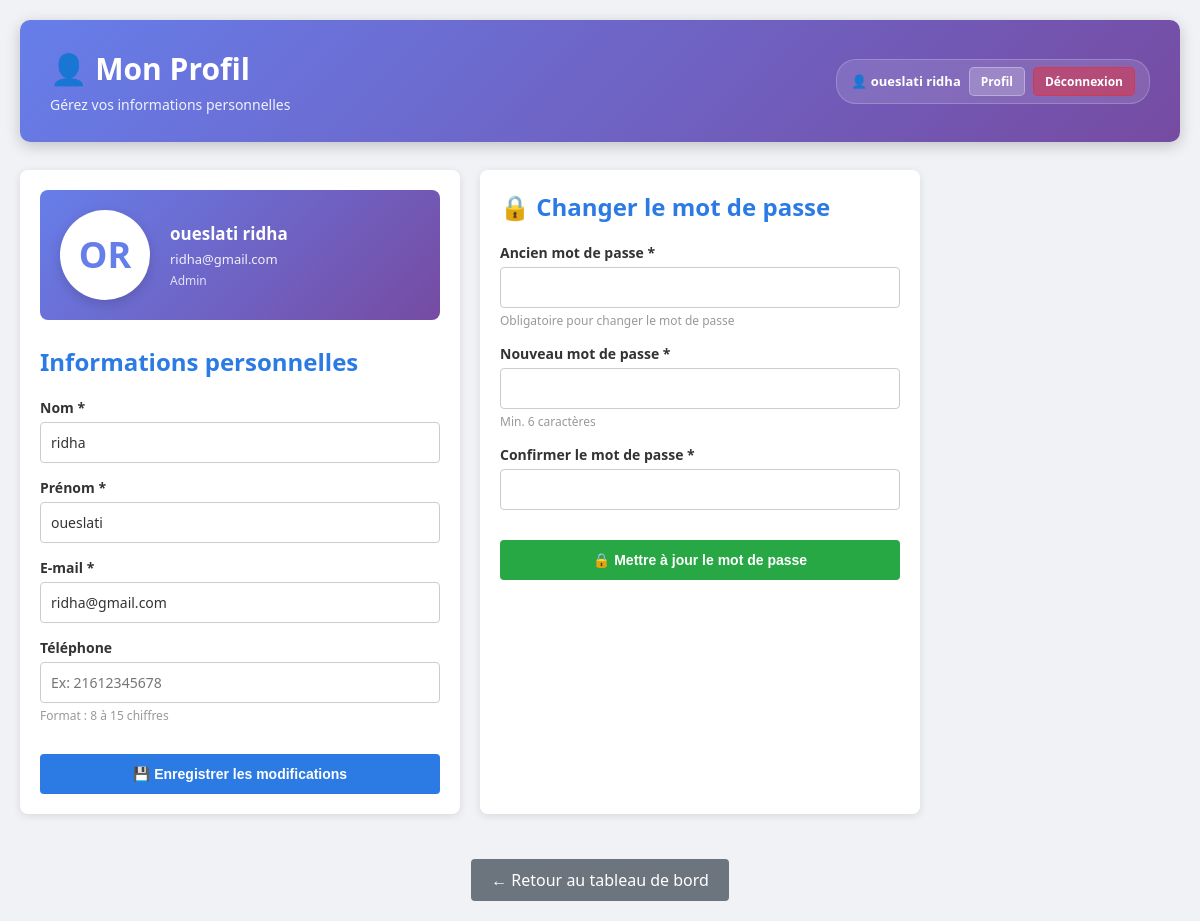
The app's page /profil.php (signed in) with its own data.
### tables this page shows
CREATE TABLE `utilisateur` (
  `idUtilisateur` int(11) NOT NULL,
  `nom` varchar(100) NOT NULL,
  `prenom` varchar(100) NOT NULL,
  `email` varchar(150) NOT NULL,
  `mot_de_passe` varchar(255) NOT NULL,
  `role` enum('citoyen','agent','admin') NOT NULL,
  `telephone` varchar(20) NOT NULL,
  `photo` varchar(255) NOT NULL,
  `idCateg` int(11) DEFAULT NULL,
  `statut` varchar(20) NOT NULL DEFAULT 'actif'
);

### database.php (called while the page is built)
<?php
function getConnexion() {
    $host = 'localhost';
    $db   = 'ma_base';
    $user = 'root';
    $pass = '';
    $port = 3307;
    try {
        $pdo = new PDO(
            "mysql:host=$host;port=$port;dbname=$db;charset=utf8mb4",
            $user,
            $pass,
            [
                PDO::ATTR_ERRMODE            => PDO::ERRMODE_EXCEPTION,
                PDO::ATTR_DEFAULT_FETCH_MODE => PDO::FETCH_ASSOC,
            ]
        );
        return $pdo;
    } catch (PDOException $e) {
        die("Erreur de connexion : " . $e->getMessage());
    }
}

### auth.php (called while the page is built, shortened)
<?php
require_once __DIR__ . '/../Config/database.php';
class Auth {
    public static function estConnecte(): bool {
        return !empty($_SESSION['connecte']) && $_SESSION['connecte'] === true;
    }
    public static function getUtilisateur(): ?array {
        return [
            'idUtilisateur' => $_SESSION['idUtilisateur'],
            'nom'           => $_SESSION['nom'],
            'prenom'        => $_SESSION['prenom'],
            'email'         => $_SESSION['email'],
            'role'          => $_SESSION['role'],
        ];
    }
}

### profil.php (the view, shortened to what this page needs)
<?php
require_once 'Config/database.php';
require_once 'Auth/auth.php';
$user = Auth::getUtilisateur();
$pdo = getConnexion();
$user_id = $user['idUtilisateur'];
$stmt = $pdo->prepare("SELECT nom, prenom, email, telephone, mot_de_passe FROM utilisateur WHERE idUtilisateur = ?");
$stmt->execute([$user_id]);
$userData = $stmt->fetch(PDO::FETCH_ASSOC);
$firstNameInitial = strtoupper(mb_substr($userData['prenom'] ?? '', 0, 1));
$lastNameInitial  = strtoupper(mb_substr($userData['nom']    ?? '', 0, 1));
$initials         = $firstNameInitial . $lastNameInitial;
$headerConfig = [
    'title'       => 'Mon Profil',
    'subtitle'    => 'Gérez vos informations personnelles',
    'icon'        => '👤',
    'role'        => ucfirst($user['role']),
    'profileLink' => './profil.php',
    'bgGradient'  => 'linear-gradient(135deg, #667eea 0%, #764ba2 100%)'
];
require_once 'includes/dashboard_header.php';
?>
<div style="display:grid;grid-template-columns:1fr 1fr;gap:20px;max-width:900px">
    <div class="card">
        <div class="avatar-section">
            <div class="avatar-circle">
                <span class="avatar-initials"><?= htmlspecialchars($initials) ?></span>
            </div>
            <div class="user-info-badge">
                <p class="user-full-name"><?= htmlspecialchars($userData['prenom'] . ' ' . $userData['nom']) ?></p>
                <p class="user-email"><?= htmlspecialchars($userData['email']) ?></p>
                <p style="margin:4px 0 0;font-size:12px;opacity:.8;">
                    <?= ucfirst($user['role']) ?>
                </p>
            </div>
        </div>
        <h2 style="color:#2c7be5;margin-bottom:20px;margin-top:25px">Informations personnelles</h2>
        <form method="POST">
            <div class="form-group">
                <label for="nom">Nom *</label>
                <input type="text" id="nom" name="nom" required
                       value="<?= htmlspecialchars($userData['nom']) ?>">
            </div>
            <div class="form-group">
                <label for="prenom">Prénom *</label>
                <input type="text" id="prenom" name="prenom" required
                       value="<?= htmlspecialchars($userData['prenom']) ?>">
            </div>
            <div class="form-group">
                <label for="email">E-mail *</label>
                <input type="email" id="email" name="email" required
                       value="<?= htmlspecialchars($userData['email']) ?>">
            </div>
            <div class="form-group">
                <label for="telephone">Téléphone</label>
                <input type="text" id="telephone" name="telephone" maxlength="15"
                       value="<?= htmlspecialchars($userData['telephone'] ?? '') ?>"
                       placeholder="Ex: 21612345678">
                <small style="color:#999;">Format : 8 à 15 chiffres</small>
            </div>
            <button type="submit" class="btn-submit">💾 Enregistrer les modifications</button>
        </form>
    </div>
    <div class="card">
        <h2 style="color:#2c7be5;margin-bottom:20px">🔒 Changer le mot de passe</h2>
        <form method="POST">
            <div class="form-group">
                <label for="mot_de_passe_actuel">Ancien mot de passe *</label>
                <input type="password" id="mot_de_passe_actuel" name="mot_de_passe_actuel">
                <small style="color:#999;">Obligatoire pour changer le mot de passe</small>
            </div>
            <div class="form-group">
                <label for="nouveau_mot_de_passe">Nouveau mot de passe *</label>
                <input type="password" id="nouveau_mot_de_passe" name="nouveau_mot_de_passe">
                <small style="color:#999;">Min. 6 caractères</small>
            </div>
            <div class="form-group">
                <label for="confirm_mot_de_passe">Confirmer le mot de passe *</label>
                <input type="password" id="confirm_mot_de_passe" name="confirm_mot_de_passe">
            </div>
            <button type="submit" class="btn-submit" style="background:#28a745">
                🔒 Mettre à jour le mot de passe
            </button>
        </form>
    </div>
</div>
<div style="margin-top:25px;text-align:center">
    <a href="./dashboard.php" class="btn-back">← Retour au tableau de bord</a>
</div>
<?php require_once 'includes/footer.php'; ?>

### dashboard_header.php (shortened to what this page needs)
<?php
require_once __DIR__ . '/../Auth/auth.php';
$currentUser = Auth::getUtilisateur();
$defaults = [
    'title'       => 'Tableau de bord',
    'subtitle'    => 'Bienvenue',
    'icon'        => '📊',
    'bgGradient'  => 'linear-gradient(135deg, #667eea 0%, #764ba2 100%)',
    'profileLink' => './profil.php'
];
$config = array_merge($defaults, $headerConfig ?? []);
?>
<!DOCTYPE html>
<html lang="fr">
<head>
</head>
<body>
<div class="page-wrapper">
    <div class="dashboard-header" style="background:<?= $config['bgGradient'] ?>">
        <div class="header-content">
            <div class="header-title">
                <h1><?= $config['icon'] ?> <?= htmlspecialchars($config['title']) ?></h1>
                <p class="header-subtitle"><?= htmlspecialchars($config['subtitle']) ?></p>
            </div>
            <div class="header-actions">
                <?php if ($currentUser): ?>
                <div class="user-actions">
                    <span class="user-name">
                        👤 <?= htmlspecialchars($currentUser['prenom'] . ' ' . $currentUser['nom']) ?>
                    </span>
                    <a href="<?= htmlspecialchars($config['profileLink']) ?>"
                       class="action-btn profile-btn" title="Mon profil">
                        Profil
                    </a>
                    <a href="./logout.php"
                       class="action-btn logout-btn" title="Se déconnecter">
                        Déconnexion
                    </a>
                </div>
                <?php endif; ?>
            </div>
        </div>
    </div>

### dashboard_header.php (style rules this page uses)
* { margin:0; padding:0; box-sizing:border-box; }
body { font-family: 'Segoe UI', Arial, sans-serif; background: #f0f2f5; min-height: 100vh; }
.page-wrapper { max-width: 1400px; margin: 0 auto; padding: 20px; }
.dashboard-header { color: white; padding: 28px 30px; border-radius: 10px; margin-bottom: 28px; box-shadow: 0 4px 15px rgba(0,0,0,0.2); }
.header-content { display: flex; justify-content: space-between; align-items: center; flex-wrap: wrap; gap: 18px; }
.header-title h1 { margin:0 0 6px 0;font-size:30px;color:white; }
.header-subtitle { margin:0;font-size:14px;color:rgba(255,255,255,.9); }
.header-actions { display:flex;gap:12px;align-items:center;flex-wrap:wrap; }
.user-actions { display: flex; gap: 8px; align-items: center; background: rgba(255,255,255,.12); padding: 7px 14px; border-radius: 20px; border: 1px solid rgba(255,255,255,.2); }
.user-name { font-size:13px;font-weight:600;white-space:nowrap; }
.action-btn { padding: 5px 11px; border-radius: 5px; font-size: 12px; font-weight: 600; text-decoration: none; cursor: pointer; border: none; display: inline-block; transition: all .25s; }
.profile-btn { background:rgba(255,255,255,.2);color:white;border:1px solid rgba(255,255,255,.3); }
.logout-btn { background:rgba(220,53,69,.55);color:white;border:1px solid rgba(220,53,69,.75); }
input[type="text"],input[type="email"],input[type="password"],input[type="tel"], input[type="time"],input[type="number"],textarea,select { width:100%; padding:9px 12px; border:1px solid #ddd; border-radius:6px; font-size:14px; font-family:inherit; outline:none; transition:border .2s; box-sizing:border-box; color:#333; }
label { display:block;font-weight:600;margin-bottom:5px;color:#444;font-size:14px; }

### profil.php (style rules this page uses)
.card { background:white;padding:20px;border-radius:8px;box-shadow:0 2px 8px rgba(0,0,0,0.1);margin-bottom:20px }
.avatar-section { display:flex;align-items:center;gap:20px;padding:20px;background:linear-gradient(135deg,#667eea,#764ba2);border-radius:8px;margin-bottom:20px }
.avatar-circle { flex-shrink:0;width:90px;height:90px;border-radius:50%;background:white;display:flex;align-items:center;justify-content:center;box-shadow:0 4px 12px rgba(0,0,0,0.15) }
.avatar-initials { font-size:36px;font-weight:700;color:#667eea;line-height:1 }
.user-info-badge { color:white }
.user-full-name { margin:0 0 5px 0;font-size:17px;font-weight:600 }
.user-email { margin:0;font-size:13px;opacity:.9 }
.form-group { margin-bottom:15px }
.form-group label { display:block;font-weight:600;margin-bottom:5px;color:#333;font-size:14px }
.form-group input { width:100%;padding:10px;border:1px solid #ccc;border-radius:4px;font-size:14px;box-sizing:border-box;transition:border-color .3s }
.form-group small { display:block;margin-top:4px;color:#999;font-size:12px }
.btn-submit { width:100%;padding:12px;margin-top:15px;background:#2c7be5;color:white;border:none;border-radius:4px;cursor:pointer;font-weight:600;font-size:14px;transition:background .3s }
.btn-back { display:inline-block;padding:10px 20px;background:#6c757d;color:white;text-decoration:none;border-radius:4px;cursor:pointer;transition:background .3s }

### records on screen
utilisateur: prenom+nom "oueslati ridha", initials "OR", email "ridha@gmail.com", nom "ridha", prenom "oueslati"

### other values on screen
$config['icon'] "👤"
$config['title'] "Mon Profil"
$config['subtitle'] "Gérez vos informations personnelles"
$user['role'] "Admin"
